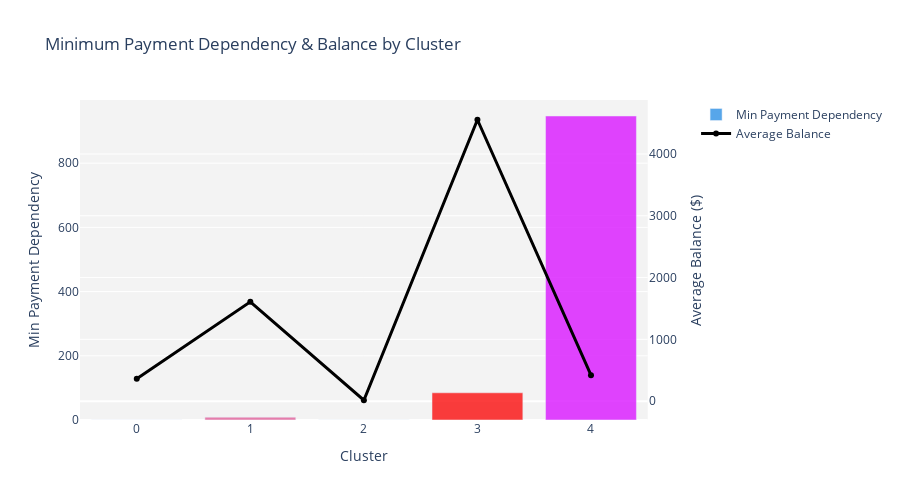

Write notebook code for a chart like this one.
### Code cell
fig4 = visualizer.plot_min_payment_dependency()
fig4.show()

### Figure 1 — Plotly figure (JSON) as saved in the notebook; plotly's stock layout.template omitted (floating-point values rounded to 4 significant figures)
{"data": [{"marker": {"color": ["#2E91E5", "#E15F99", "#1CA71C", "#FB0D0D", "#DA16FF"]}, "name": "Min Payment Dependency", "opacity": 0.8, "type": "bar", "x": [0, 1, 2, 3, 4], "xaxis": "x", "y": [0.1175, 8.785, 0.2624, 84.73, 947.1], "yaxis": "y"}, {"line": {"color": "black", "width": 3}, "mode": "lines+markers", "name": "Average Balance", "type": "scatter", "x": [0, 1, 2, 3, 4], "xaxis": "x", "y": [360.7, 1607.0, 14.52, 4553.0, 420.1], "yaxis": "y2"}], "layout": {"barmode": "group", "height": 500, "plot_bgcolor": "rgba(240,240,240,0.8)", "title": {"text": "Minimum Payment Dependency & Balance by Cluster"}, "xaxis": {"anchor": "y", "domain": [0, 0.94], "title": {"text": "Cluster"}}, "yaxis": {"anchor": "x", "domain": [0, 1], "title": {"text": "Min Payment Dependency"}}, "yaxis2": {"anchor": "x", "overlaying": "y", "side": "right", "title": {"text": "Average Balance ($)"}}}}
